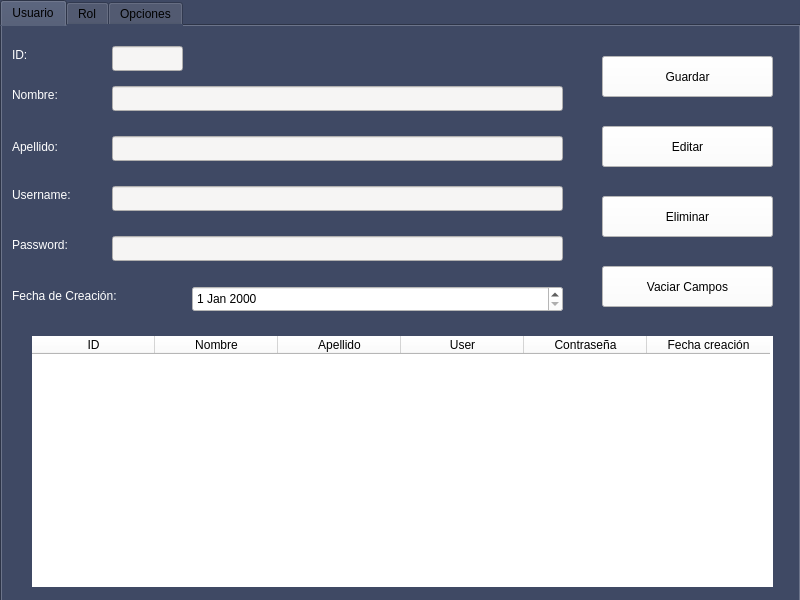
<?xml version="1.0" encoding="UTF-8"?>
<ui version="4.0">
 <class>MainWindow</class>
 <widget class="QMainWindow" name="MainWindow">
  <property name="geometry">
   <rect>
    <x>0</x>
    <y>0</y>
    <width>800</width>
    <height>600</height>
   </rect>
  </property>
  <property name="windowTitle">
   <string>Principal</string>
  </property>
  <property name="styleSheet">
   <string notr="true">
background-color: rgb(63, 73, 100);</string>
  </property>
  <widget class="QWidget" name="centralwidget">
   <widget class="QTabWidget" name="tabWidget">
    <property name="geometry">
     <rect>
      <x>0</x>
      <y>0</y>
      <width>801</width>
      <height>631</height>
     </rect>
    </property>
    <property name="minimumSize">
     <size>
      <width>22</width>
      <height>0</height>
     </size>
    </property>
    <property name="layoutDirection">
     <enum>Qt::LeftToRight</enum>
    </property>
    <property name="autoFillBackground">
     <bool>false</bool>
    </property>
    <property name="styleSheet">
     <string notr="true">background-color: rgb(63, 73, 100);</string>
    </property>
    <property name="tabShape">
     <enum>QTabWidget::Rounded</enum>
    </property>
    <property name="currentIndex">
     <number>0</number>
    </property>
    <widget class="QWidget" name="Usuario">
     <attribute name="title">
      <string>Usuario</string>
     </attribute>
     <widget class="QTableWidget" name="tb_Usuario">
      <property name="geometry">
       <rect>
        <x>30</x>
        <y>310</y>
        <width>741</width>
        <height>251</height>
       </rect>
      </property>
      <property name="cursor" stdset="0">
       <cursorShape>CrossCursor</cursorShape>
      </property>
      <property name="styleSheet">
       <string notr="true">background-color: rgb(255, 255, 255);</string>
      </property>
      <property name="frameShape">
       <enum>QFrame::NoFrame</enum>
      </property>
      <property name="sizeAdjustPolicy">
       <enum>QAbstractScrollArea::AdjustToContents</enum>
      </property>
      <attribute name="horizontalHeaderDefaultSectionSize">
       <number>123</number>
      </attribute>
      <attribute name="verticalHeaderDefaultSectionSize">
       <number>25</number>
      </attribute>
      <attribute name="verticalHeaderMinimumSectionSize">
       <number>23</number>
      </attribute>
      <column>
       <property name="text">
        <string>ID</string>
       </property>
      </column>
      <column>
       <property name="text">
        <string>Nombre</string>
       </property>
      </column>
      <column>
       <property name="text">
        <string>Apellido</string>
       </property>
      </column>
      <column>
       <property name="text">
        <string>User</string>
       </property>
      </column>
      <column>
       <property name="text">
        <string>Contraseña</string>
       </property>
      </column>
      <column>
       <property name="text">
        <string>Fecha creación</string>
       </property>
      </column>
     </widget>
     <widget class="QLabel" name="label">
      <property name="geometry">
       <rect>
        <x>10</x>
        <y>60</y>
        <width>91</width>
        <height>17</height>
       </rect>
      </property>
      <property name="styleSheet">
       <string notr="true">font: 14pt &quot;Ubuntu&quot;;
color: rgb(255, 255, 255);</string>
      </property>
      <property name="text">
       <string>Nombre:</string>
      </property>
     </widget>
     <widget class="QLabel" name="label_2">
      <property name="geometry">
       <rect>
        <x>10</x>
        <y>110</y>
        <width>91</width>
        <height>21</height>
       </rect>
      </property>
      <property name="styleSheet">
       <string notr="true">font: 14pt &quot;Ubuntu&quot;;
color: rgb(255, 255, 255);</string>
      </property>
      <property name="text">
       <string>Apellido:</string>
      </property>
     </widget>
     <widget class="QLabel" name="label_3">
      <property name="geometry">
       <rect>
        <x>10</x>
        <y>160</y>
        <width>91</width>
        <height>17</height>
       </rect>
      </property>
      <property name="styleSheet">
       <string notr="true">font: 14pt &quot;Ubuntu&quot;;
color: rgb(255, 255, 255);</string>
      </property>
      <property name="text">
       <string>Username:</string>
      </property>
     </widget>
     <widget class="QLabel" name="label_4">
      <property name="geometry">
       <rect>
        <x>10</x>
        <y>210</y>
        <width>121</width>
        <height>17</height>
       </rect>
      </property>
      <property name="styleSheet">
       <string notr="true">font: 14pt &quot;Ubuntu&quot;;
color: rgb(255, 255, 255);</string>
      </property>
      <property name="text">
       <string>Password:</string>
      </property>
     </widget>
     <widget class="QLabel" name="label_5">
      <property name="geometry">
       <rect>
        <x>10</x>
        <y>260</y>
        <width>181</width>
        <height>20</height>
       </rect>
      </property>
      <property name="styleSheet">
       <string notr="true">font: 14pt &quot;Ubuntu&quot;;
color: rgb(255, 255, 255);</string>
      </property>
      <property name="text">
       <string>Fecha de Creación:</string>
      </property>
     </widget>
     <widget class="QPushButton" name="bt_Guardar_Usuario">
      <property name="geometry">
       <rect>
        <x>600</x>
        <y>30</y>
        <width>171</width>
        <height>41</height>
       </rect>
      </property>
      <property name="styleSheet">
       <string notr="true">background-color: rgb(255, 255, 255);</string>
      </property>
      <property name="text">
       <string>Guardar</string>
      </property>
     </widget>
     <widget class="QPushButton" name="bt_Editar_Usuario">
      <property name="geometry">
       <rect>
        <x>600</x>
        <y>100</y>
        <width>171</width>
        <height>41</height>
       </rect>
      </property>
      <property name="styleSheet">
       <string notr="true">background-color: rgb(255, 255, 255);</string>
      </property>
      <property name="text">
       <string>Editar</string>
      </property>
     </widget>
     <widget class="QPushButton" name="bt_Eliminar_Usuario">
      <property name="geometry">
       <rect>
        <x>600</x>
        <y>170</y>
        <width>171</width>
        <height>41</height>
       </rect>
      </property>
      <property name="styleSheet">
       <string notr="true">background-color: rgb(255, 255, 255);</string>
      </property>
      <property name="text">
       <string>Eliminar</string>
      </property>
     </widget>
     <widget class="QPushButton" name="bt_Vaciar_Usuario">
      <property name="geometry">
       <rect>
        <x>600</x>
        <y>240</y>
        <width>171</width>
        <height>41</height>
       </rect>
      </property>
      <property name="styleSheet">
       <string notr="true">background-color: rgb(255, 255, 255);</string>
      </property>
      <property name="text">
       <string>Vaciar Campos</string>
      </property>
     </widget>
     <widget class="QLineEdit" name="line_Usuario_Nombre">
      <property name="geometry">
       <rect>
        <x>110</x>
        <y>60</y>
        <width>451</width>
        <height>25</height>
       </rect>
      </property>
      <property name="styleSheet">
       <string notr="true">background-color: rgb(246, 245, 244);</string>
      </property>
     </widget>
     <widget class="QLineEdit" name="line_Usuario_Apellido">
      <property name="geometry">
       <rect>
        <x>110</x>
        <y>110</y>
        <width>451</width>
        <height>25</height>
       </rect>
      </property>
      <property name="styleSheet">
       <string notr="true">background-color: rgb(246, 245, 244);</string>
      </property>
     </widget>
     <widget class="QLineEdit" name="line_Usuario_User">
      <property name="geometry">
       <rect>
        <x>110</x>
        <y>160</y>
        <width>451</width>
        <height>25</height>
       </rect>
      </property>
      <property name="styleSheet">
       <string notr="true">background-color: rgb(246, 245, 244);</string>
      </property>
     </widget>
     <widget class="QLineEdit" name="line_Usuario_Password">
      <property name="geometry">
       <rect>
        <x>110</x>
        <y>210</y>
        <width>451</width>
        <height>25</height>
       </rect>
      </property>
      <property name="styleSheet">
       <string notr="true">background-color: rgb(246, 245, 244);</string>
      </property>
      <property name="echoMode">
       <enum>QLineEdit::Password</enum>
      </property>
     </widget>
     <widget class="QDateEdit" name="line_Usuario_Fecha">
      <property name="geometry">
       <rect>
        <x>190</x>
        <y>260</y>
        <width>371</width>
        <height>26</height>
       </rect>
      </property>
      <property name="styleSheet">
       <string notr="true">background-color: rgb(255, 255, 255);</string>
      </property>
     </widget>
     <widget class="QLabel" name="label_6">
      <property name="geometry">
       <rect>
        <x>10</x>
        <y>20</y>
        <width>91</width>
        <height>17</height>
       </rect>
      </property>
      <property name="styleSheet">
       <string notr="true">font: 14pt &quot;Ubuntu&quot;;
color: rgb(255, 255, 255);</string>
      </property>
      <property name="text">
       <string>ID:</string>
      </property>
     </widget>
     <widget class="QLineEdit" name="line_Usuario_Id">
      <property name="enabled">
       <bool>false</bool>
      </property>
      <property name="geometry">
       <rect>
        <x>110</x>
        <y>20</y>
        <width>71</width>
        <height>25</height>
       </rect>
      </property>
      <property name="styleSheet">
       <string notr="true">background-color: rgb(246, 245, 244);</string>
      </property>
     </widget>
    </widget>
    <widget class="QWidget" name="tab_2">
     <attribute name="title">
      <string>Rol</string>
     </attribute>
     <widget class="QPushButton" name="bt_Guardar_Rol">
      <property name="geometry">
       <rect>
        <x>580</x>
        <y>10</y>
        <width>171</width>
        <height>31</height>
       </rect>
      </property>
      <property name="styleSheet">
       <string notr="true">background-color: rgb(255, 255, 255);</string>
      </property>
      <property name="text">
       <string>Guardar</string>
      </property>
     </widget>
     <widget class="QPushButton" name="bt_Editar_Rol">
      <property name="geometry">
       <rect>
        <x>580</x>
        <y>60</y>
        <width>171</width>
        <height>31</height>
       </rect>
      </property>
      <property name="styleSheet">
       <string notr="true">background-color: rgb(255, 255, 255);</string>
      </property>
      <property name="text">
       <string>Editar</string>
      </property>
     </widget>
     <widget class="QPushButton" name="bt_Eliminar_Rol">
      <property name="geometry">
       <rect>
        <x>580</x>
        <y>110</y>
        <width>171</width>
        <height>31</height>
       </rect>
      </property>
      <property name="styleSheet">
       <string notr="true">background-color: rgb(255, 255, 255);</string>
      </property>
      <property name="text">
       <string>Eliminar</string>
      </property>
     </widget>
     <widget class="QPushButton" name="bt_Vaciar_Rol">
      <property name="geometry">
       <rect>
        <x>580</x>
        <y>160</y>
        <width>171</width>
        <height>31</height>
       </rect>
      </property>
      <property name="styleSheet">
       <string notr="true">background-color: rgb(255, 255, 255);</string>
      </property>
      <property name="text">
       <string>Vaciar Campos</string>
      </property>
     </widget>
     <widget class="QLabel" name="label_9">
      <property name="geometry">
       <rect>
        <x>50</x>
        <y>130</y>
        <width>121</width>
        <height>20</height>
       </rect>
      </property>
      <property name="styleSheet">
       <string notr="true">font: 14pt &quot;Ubuntu&quot;;
color: rgb(255, 255, 255);</string>
      </property>
      <property name="text">
       <string>Rol:</string>
      </property>
     </widget>
     <widget class="QLabel" name="label_10">
      <property name="geometry">
       <rect>
        <x>50</x>
        <y>40</y>
        <width>121</width>
        <height>20</height>
       </rect>
      </property>
      <property name="styleSheet">
       <string notr="true">font: 14pt &quot;Ubuntu&quot;;
color: rgb(255, 255, 255);</string>
      </property>
      <property name="text">
       <string>ID:</string>
      </property>
     </widget>
     <widget class="QTableWidget" name="tb_Rol">
      <property name="geometry">
       <rect>
        <x>50</x>
        <y>220</y>
        <width>701</width>
        <height>341</height>
       </rect>
      </property>
      <property name="styleSheet">
       <string notr="true">background-color: rgb(255, 255, 255);
</string>
      </property>
      <property name="autoScroll">
       <bool>true</bool>
      </property>
      <property name="autoScrollMargin">
       <number>18</number>
      </property>
      <attribute name="horizontalHeaderCascadingSectionResizes">
       <bool>false</bool>
      </attribute>
      <attribute name="horizontalHeaderDefaultSectionSize">
       <number>349</number>
      </attribute>
      <attribute name="horizontalHeaderMinimumSectionSize">
       <number>40</number>
      </attribute>
      <column>
       <property name="text">
        <string>ID</string>
       </property>
      </column>
      <column>
       <property name="text">
        <string>Rol</string>
       </property>
      </column>
     </widget>
     <widget class="QLineEdit" name="line_Rol">
      <property name="geometry">
       <rect>
        <x>130</x>
        <y>130</y>
        <width>411</width>
        <height>25</height>
       </rect>
      </property>
      <property name="styleSheet">
       <string notr="true">background-color: rgb(246, 245, 244);</string>
      </property>
     </widget>
     <widget class="QLineEdit" name="line_Rol_Id">
      <property name="enabled">
       <bool>false</bool>
      </property>
      <property name="geometry">
       <rect>
        <x>130</x>
        <y>40</y>
        <width>81</width>
        <height>25</height>
       </rect>
      </property>
      <property name="styleSheet">
       <string notr="true">background-color: rgb(246, 245, 244);</string>
      </property>
     </widget>
    </widget>
    <widget class="QWidget" name="tab">
     <attribute name="title">
      <string>Opciones</string>
     </attribute>
     <widget class="QPushButton" name="bt_Guardar_Opcion">
      <property name="geometry">
       <rect>
        <x>580</x>
        <y>10</y>
        <width>171</width>
        <height>31</height>
       </rect>
      </property>
      <property name="styleSheet">
       <string notr="true">background-color: rgb(255, 255, 255);</string>
      </property>
      <property name="text">
       <string>Crear</string>
      </property>
     </widget>
     <widget class="QPushButton" name="bt_Editar_Opcion">
      <property name="geometry">
       <rect>
        <x>580</x>
        <y>60</y>
        <width>171</width>
        <height>31</height>
       </rect>
      </property>
      <property name="styleSheet">
       <string notr="true">background-color: rgb(255, 255, 255);</string>
      </property>
      <property name="text">
       <string>Editar</string>
      </property>
     </widget>
     <widget class="QPushButton" name="bt_Eliminar_Opcion">
      <property name="geometry">
       <rect>
        <x>580</x>
        <y>110</y>
        <width>171</width>
        <height>31</height>
       </rect>
      </property>
      <property name="styleSheet">
       <string notr="true">background-color: rgb(255, 255, 255);</string>
      </property>
      <property name="text">
       <string>Eliminar</string>
      </property>
     </widget>
     <widget class="QPushButton" name="bt_Vaciar_Opcion">
      <property name="geometry">
       <rect>
        <x>580</x>
        <y>160</y>
        <width>171</width>
        <height>31</height>
       </rect>
      </property>
      <property name="styleSheet">
       <string notr="true">background-color: rgb(255, 255, 255);</string>
      </property>
      <property name="text">
       <string>Vaciar Campos</string>
      </property>
     </widget>
     <widget class="QTableWidget" name="tb_Opcion">
      <property name="geometry">
       <rect>
        <x>50</x>
        <y>220</y>
        <width>701</width>
        <height>341</height>
       </rect>
      </property>
      <property name="layoutDirection">
       <enum>Qt::LeftToRight</enum>
      </property>
      <property name="styleSheet">
       <string notr="true">background-color: rgb(255, 255, 255);</string>
      </property>
      <property name="autoScrollMargin">
       <number>18</number>
      </property>
      <attribute name="horizontalHeaderCascadingSectionResizes">
       <bool>false</bool>
      </attribute>
      <attribute name="horizontalHeaderDefaultSectionSize">
       <number>349</number>
      </attribute>
      <attribute name="horizontalHeaderMinimumSectionSize">
       <number>40</number>
      </attribute>
      <column>
       <property name="text">
        <string>ID</string>
       </property>
      </column>
      <column>
       <property name="text">
        <string>Opcion</string>
       </property>
      </column>
     </widget>
     <widget class="QLabel" name="label_11">
      <property name="geometry">
       <rect>
        <x>50</x>
        <y>130</y>
        <width>121</width>
        <height>31</height>
       </rect>
      </property>
      <property name="styleSheet">
       <string notr="true">font: 14pt &quot;Ubuntu&quot;;
color: rgb(255, 255, 255);</string>
      </property>
      <property name="text">
       <string>Opcion:</string>
      </property>
     </widget>
     <widget class="QLineEdit" name="line_Opcion">
      <property name="geometry">
       <rect>
        <x>130</x>
        <y>130</y>
        <width>411</width>
        <height>25</height>
       </rect>
      </property>
      <property name="styleSheet">
       <string notr="true">background-color: rgb(246, 245, 244);</string>
      </property>
     </widget>
     <widget class="QLabel" name="label_12">
      <property name="geometry">
       <rect>
        <x>50</x>
        <y>40</y>
        <width>121</width>
        <height>21</height>
       </rect>
      </property>
      <property name="styleSheet">
       <string notr="true">font: 14pt &quot;Ubuntu&quot;;
color: rgb(255, 255, 255);</string>
      </property>
      <property name="text">
       <string>ID:</string>
      </property>
     </widget>
     <widget class="QLineEdit" name="line_Opcion_Id">
      <property name="enabled">
       <bool>false</bool>
      </property>
      <property name="geometry">
       <rect>
        <x>130</x>
        <y>40</y>
        <width>81</width>
        <height>25</height>
       </rect>
      </property>
      <property name="styleSheet">
       <string notr="true">background-color: rgb(246, 245, 244);</string>
      </property>
     </widget>
    </widget>
   </widget>
  </widget>
 </widget>
 <resources/>
 <connections/>
</ui>
